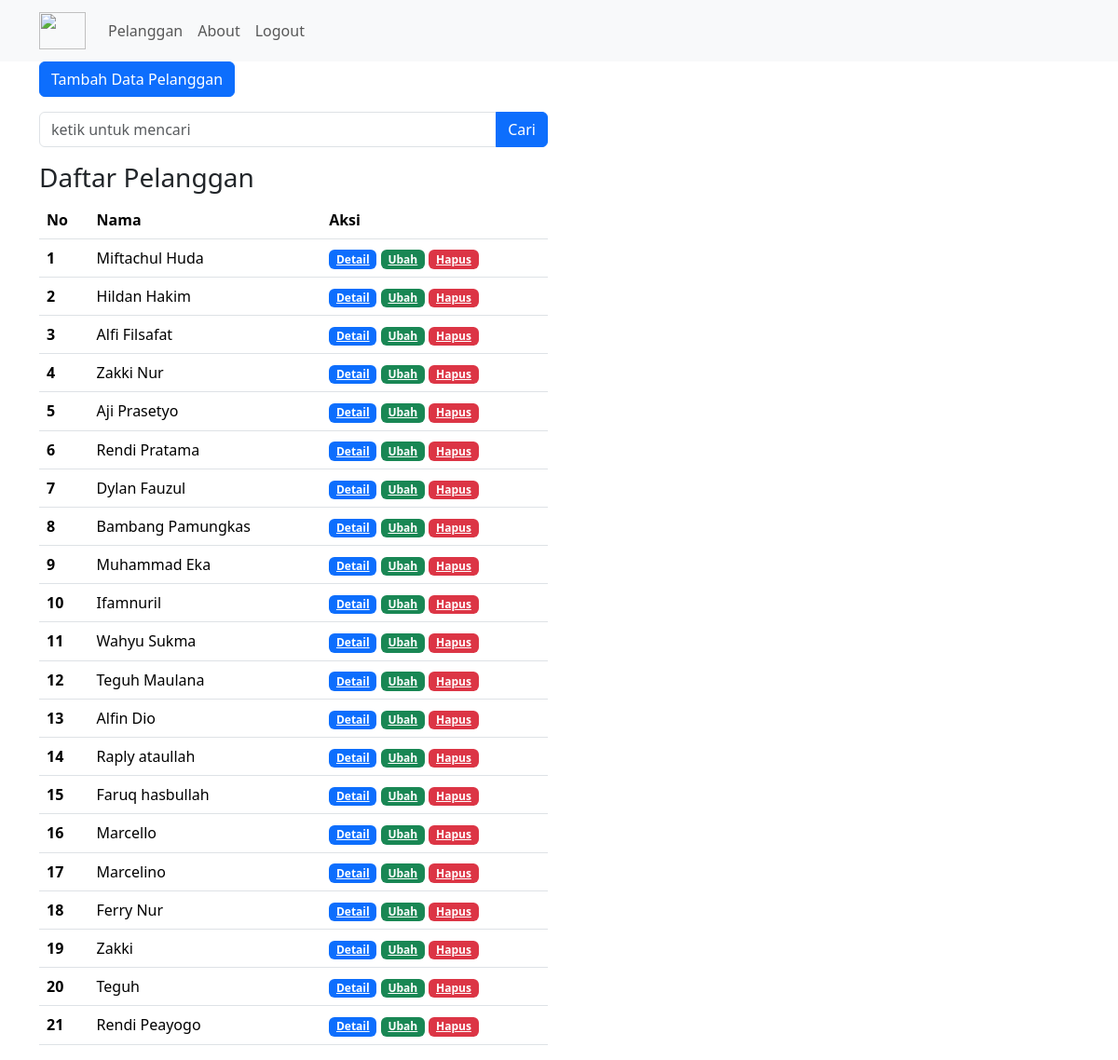
The app's page /public/pelanggan (signed in) with its own data.
### tables this page shows
CREATE TABLE `pelanggan` (
  `id` int(11) NOT NULL,
  `nama` varchar(255) NOT NULL,
  `jam_mulai` time NOT NULL,
  `jam_selesai` time NOT NULL,
  `tanggal` date NOT NULL,
  `tv` int(11) NOT NULL
);

### app/controllers/Pelanggan.php (called while the page is built, shortened)
<?php
class Pelanggan extends Controller {
    public function index(){
        $data['judul'] = 'Daftar Pelanggan';
        $data['plg'] = $this->model('Pelanggan_model')->getAllPelanggan();
        $this->view('templates/header', $data);
        $this->view('pelanggan/index', $data);
        $this->view('templates/footer');
    }
}

### app/core/App.php (called while the page is built, shortened)
<?php
class App {
    protected $method = 'index';
    protected $params = [];
    public function __construct()
    {
        $this->controller = new $this->controller;
        call_user_func_array([$this->controller, $this->method], $this->params);
    }
}

### public/index.php (called while the page is built, shortened)
<?php
$app = new App;
?>

### app/core/Database.php (called while the page is built, shortened)
<?php
class Database {
    private $host = DB_HOST;
    private $user = DB_USER;
    private $pass = DB_PASS;
    private $db_name = DB_NAME;
    private $dbh;
    private $stmt;
    public function __construct(){
        $dsn = 'mysql:host=' . $this->host . ';dbname=' . $this->db_name;
        $option = [
            PDO::ATTR_PERSISTENT => true,
            PDO::ATTR_ERRMODE => PDO::ERRMODE_EXCEPTION,
        ];
        try {
            $this->dbh = new PDO($dsn, $this->user, $this->pass, $option);
        } catch(PDOException $e) {
            die($e->getMessage());
        }
    }
    public function query($query) {
        $this->stmt = $this->dbh->prepare($query);
    }
    public function execute() {
        $this->stmt->execute();
    }
    public function resultSet(){
        $this->execute();
        return $this->stmt->fetchAll(PDO::FETCH_ASSOC);
    }
}

### app/models/Pelanggan_model.php (called while the page is built, shortened)
<?php
class Pelanggan_model {
    private $table = 'pelanggan';
    private $db;
    public function __construct(){
        $this->db = new Database;
    }
        public function getAllPelanggan(){
            $this->db->query('SELECT * FROM ' . $this->table);
            return $this->db->resultSet();
        }
}

### app/views/pelanggan/index.php (the view, shortened to what this page needs)
<div class="container" mt-3>
    <div class="row mb-3">
        <div class="col-lg-6">
            <button type="button" class="btn btn-primary tombolTambahData" data-bs-toggle="modal" data-bs-target="#formModal">
                Tambah Data Pelanggan
            </button>
        </div>
    </div>
    <div class="row mb-3">
        <div class="col-lg-6">
            <form action="<?= BASEURL; ?>/pelanggan/cari" method="post">
                <div class="input-group">
                    <input type="text" class="form-control" placeholder="ketik untuk mencari" name="keyword" id="keyword" autocomplete="off">
                    <button class="btn btn-primary" type="submit" id="tombolCari">Cari</button>
                </div>
            </form>
        </div>
    </div>
    <div class="row">
        <div class="col-lg-6">
            <h3>Daftar Pelanggan</h3>
                <table id="dataTable" class="table">
                <thead>
                    <tr>
                    <th scope="col">No</th>
                    <th scope="col">Nama</th>
                    <th scope="col">Aksi</th>
                    </tr>
                </thead>
                <tbody>
                    <?php
                    $no= 1;
                    foreach($data['plg'] as $plg ) : ?>
                        <tr>
                        <th scope="row"><?= $no++; ?></th>
                        <td><?= $plg['nama']; ?></td>
                        <td>
                            <a href="<?= BASEURL; ?>/pelanggan/detail/<?= $plg['id']; ?>"
                            class= "badge text-bg-primary float-right ml-1">Detail</a>
                            <a href="<?= BASEURL; ?>/pelanggan/ubah/<?= $plg['id']; ?>"
                                class= "badge text-bg-success float-right tampilModalUbah"
                                data-bs-toggle="modal" data-bs-target="#formModal"
                                data-id="<?=$plg['id']; ?>">Ubah</a>
                            <a href="<?= BASEURL; ?>/pelanggan/hapus/<?= $plg['id']; ?>"
                            class= "badge text-bg-danger float-right ml-1" onclick="return confirm('Yakin?');">Hapus</a>
                        </td>
                        </tr>
                    <?php endforeach; ?>
                </tbody>
                </table>
        </div>
    </div>
</div>

### app/core/Controller.php (shortened to what this page needs)
<?php
class Controller {
    public function view($view, $data = []){
        if(!isset($_SESSION['username'])){
            require_once '../public/login.php';
        }else{
            require_once '../app/views/' . $view . '.php';
        }
    }
    public function model($model){
        return new $model;
    }
}

### app/views/templates/header.php (shortened to what this page needs)
<!DOCTYPE html>
<html lang="en">
<head>
    <link rel="stylesheet" href="<?= BASEURL; ?>/css/bootstrap.css">
    <link rel="stylesheet" href="<?= BASEURL; ?>/css/gambar.css">
    <link rel="stylesheet" type="text/css" href="https://cdn.datatables.net/1.11.5/css/jquery.dataTables.css">
</head>
<body>
    <nav class="navbar navbar-expand-lg bg-body-tertiary">
        <div class="container">
          <a class="navbar-brand" href="<?= BASEURL; ?>/home/index"><img src="https://rentalplaystation.com/wp-content/uploads/2021/12/The-Store-Rental-Playstation2.png" width="50px" height="40px"></a>
          <div class="collapse navbar-collapse" id="navbarNavAltMarkup">
            <div class="navbar-nav">
              <a class="nav-link" href="<?= BASEURL; ?>/pelanggan">Pelanggan</a>
              <a class="nav-link" href="<?= BASEURL; ?>/about/index">About</a>
              <a class="nav-link" href="<?= BASEURL; ?>/Log/logout">Logout</a>
            </div>
          </div>
        </div>
      </nav>

### app/views/templates/footer.php (shortened to what this page needs)
</body>
</html>

### records on screen
pelanggan: nama "Miftachul Huda"
pelanggan: nama "Hildan Hakim"
pelanggan: nama "Alfi Filsafat"
pelanggan: nama "Zakki Nur"
pelanggan: nama "Aji Prasetyo"
pelanggan: nama "Rendi Pratama"
pelanggan: nama "Dylan Fauzul"
pelanggan: nama "Bambang Pamungkas"
pelanggan: nama "Muhammad Eka"
pelanggan: nama "Ifamnuril"
pelanggan: nama "Wahyu Sukma"
pelanggan: nama "Teguh Maulana"
pelanggan: nama "Alfin Dio"
pelanggan: nama "Raply ataullah"
pelanggan: nama "Faruq hasbullah"
pelanggan: nama "Marcello"
pelanggan: nama "Marcelino"
pelanggan: nama "Ferry Nur"
pelanggan: nama "Zakki"
pelanggan: nama "Teguh"
pelanggan: nama "Rendi Peayogo"
